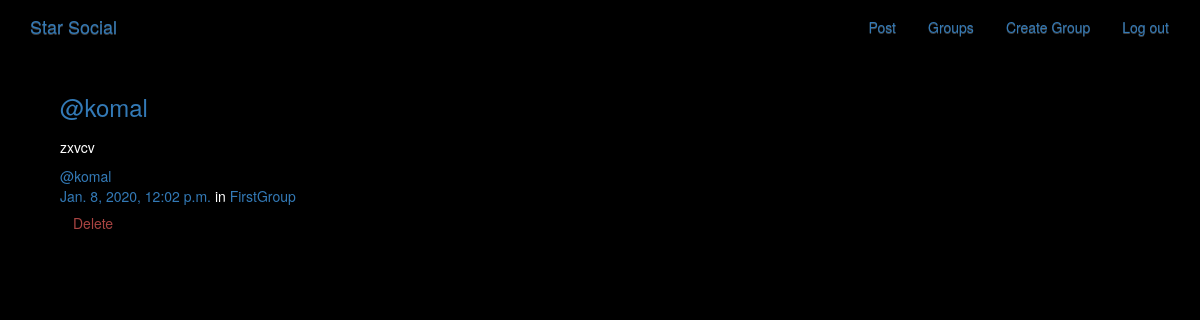
Screenshot of /posts/ (signed in) with the database file from the repository.
### posts/models.py (models this page shows, shortened)
class Post(models.Model):
    user = models.ForeignKey(User, related_name="posts",on_delete=models.CASCADE)
    created_at = models.DateTimeField(auto_now = True)
    message = models.TextField()
    message_html = models.TextField(editable = False)
    group = models.ForeignKey(Group, related_name="posts",null=True, blank=True,on_delete=models.CASCADE)
    class Meta:
        ordering = ['-created_at']
        unique_together = ['user', 'message']

### groups/models.py (models this page shows, shortened)
class Group(models.Model):
    name = models.CharField(max_length = 255, unique = True)
    slug = models.SlugField(allow_unicode = True, unique = True)
    description = models.TextField(blank = True, default = '')
    description_html = models.TextField(editable = False, default = '', blank = True)
    members = models.ManyToManyField(User, through = 'GroupMember')
    class Meta:
        ordering = ['name']

### posts/views.py (the view)
# urls.py: path('', views.PostList.as_view(), name="all"),
class PostList(SelectRelatedMixin, generic.ListView):
    model = models.Post
    select_related = ("user", "group")

### posts/templates/posts/post_list.html (shortened to what this page needs)
{% extends "posts/post_base.html" %}
{% block post_content %}
<div class="col-md-8">
	{% for post in post_list %}
  {% include "posts/_post.html" %}
	{% endfor %}
</div>
{% endblock %}

### posts/templates/posts/_post.html (shortened to what this page needs)
<div class="media">
	<h3 class="mr-5"><a href="{% url 'posts:for_user' username=post.user.username %}">@{{ post.user.username }}</a></h3>
	<div class="media-body">
		<h5>{{ post.message_html|safe }}</h5>
		<span class="username"><a href="{% url 'posts:for_user' username=post.user.username %}">@{{ post.user.username }}</a></span>
			<br>
			<time class="time"><a href="{% url 'posts:single' username=post.user.username pk=post.pk %}">{{ post.created_at }}</a></time>
			{% if post.group %}
			<span class="group-name">in <a href="#">{{ post.group.name }}</a></span>
			{% endif %}
		<div class="media-footer">
			{% if user.is_authenticated and post.user == user and not hide_delete %}
				<a href="{% url 'posts:delete' pk=post.pk %}" title="delete" class="btn btn-simple">
					<span class="text-danger icon-label">Delete</span>
				</a>
			{% endif %}
		</div>
	</div>
</div>

### static/Website/css/master.css (style rules this page uses)
body { margin: 0; overflow: hidden; background-color: black; color:white; }

### rows the page displays
Post: user.username "komal", message_html "zxvcv", created_at "Jan. 8, 2020, 12:02 p.m.", group.name "FirstGroup", shows "Delete"
